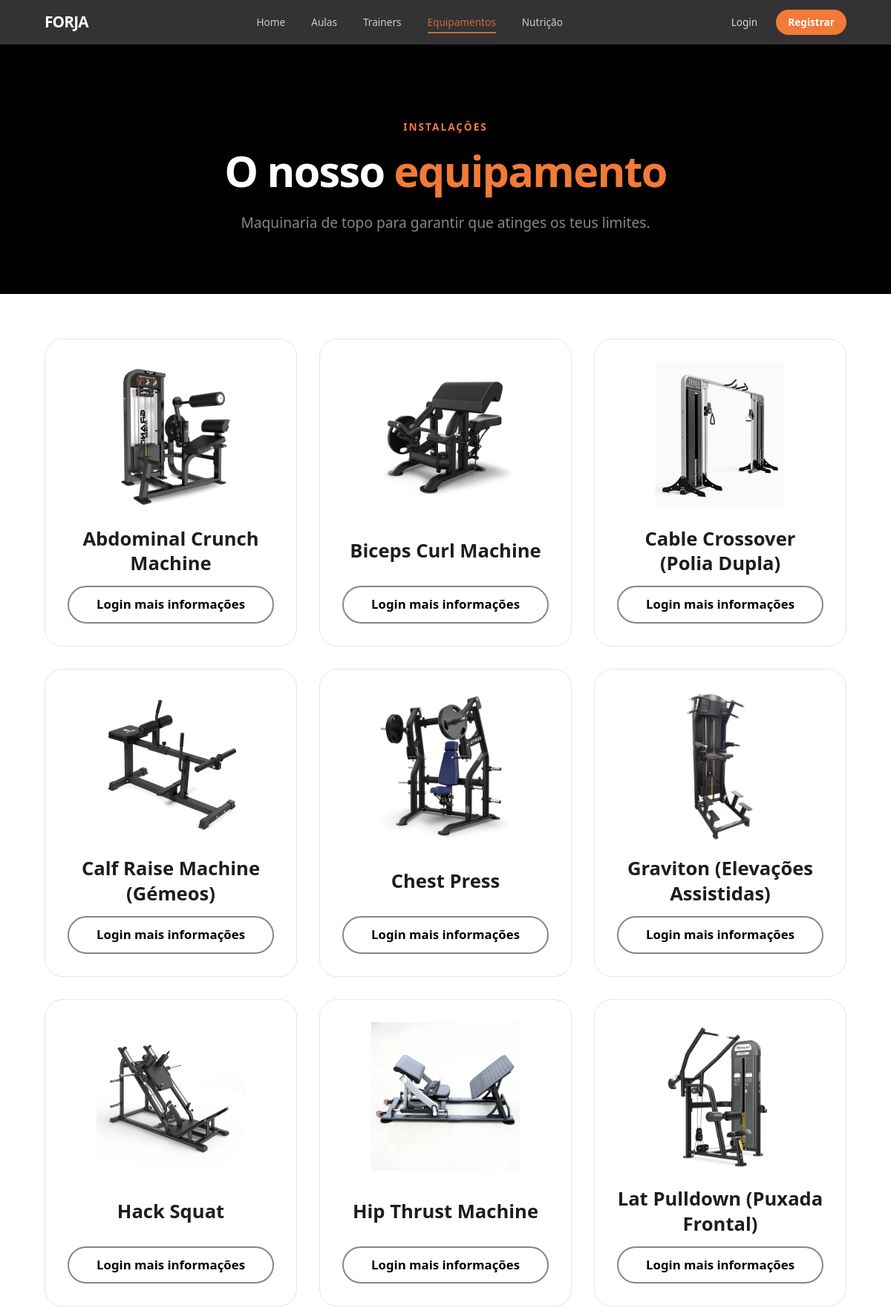
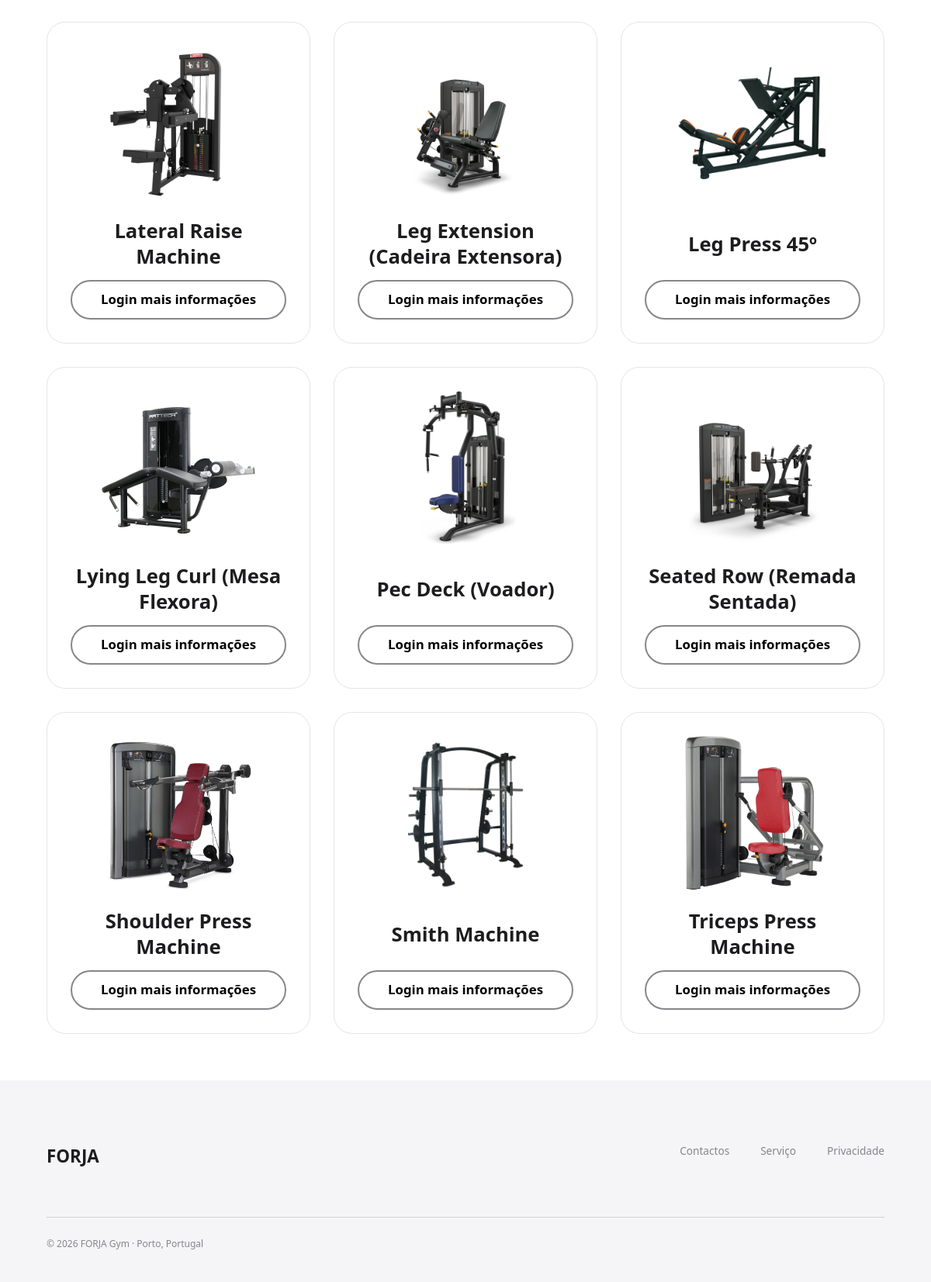
The app's page /pages/equipment.php with its own data (2 pictures, top to bottom).
### tables this page shows
CREATE TABLE equipment (
    id               INTEGER  PRIMARY KEY AUTOINCREMENT,
    name             TEXT     NOT NULL,
    photo TEXT DEFAULT 'default-equipment.png',
    video_url TEXT,
    description      TEXT,
    status           TEXT     NOT NULL
                              CHECK (status IN ('Disponível', 'Manutenção'))
                              DEFAULT 'Disponível',
    location         TEXT     NOT NULL,
    purchase_date    DATE,               -- para controlo de vida útil
    last_maintenance DATE                -- data da última manutenção
);

### database/equipment.php (called while the page is built, shortened)
<?php
function getEquipments(PDO $db): array {
    $stmt = $db->prepare('
        SELECT
            e.*,
            m.name as muscle_name
        FROM equipment e
        LEFT JOIN exercises ex ON e.id = ex.id_equipment
        LEFT JOIN muscle_group m ON ex.id_muscle_group = m.id
        ORDER BY e.name ASC
    ');
    $stmt->execute();
    return $stmt->fetchAll(PDO::FETCH_ASSOC);
}
?>

### templates/equipment.php (the view, shortened to what this page needs)
<?php
function output_public_equipment(array $equipments, bool $is_admin = false): void {
?>
    <section class="trainers-hero">
        <p class="section-tag">INSTALAÇÕES</p>
        <h1>O nosso <span class="highlight">equipamento</span></h1>
        <p class="trainers-hero-subtitle">Maquinaria de topo para garantir que atinges os teus limites.</p>
    </section>
    <div class="equipment-container">
        <div class="class-grid">
            <?php foreach ($equipments as $eq):
                $photo_src = !empty($eq['photo']) ? "../imgs/" . htmlspecialchars($eq['photo']) : "../imgs/default-equipment.png";
            ?>
                <article class="class-card equipment-card">
                    <img src="<?= $photo_src ?>" alt="<?= htmlspecialchars($eq['name']) ?>" class="equipment-photo">
                    <h3 class="equipment-name"><?= htmlspecialchars($eq['name']) ?></h3>
                    <a href="login.php" class="btn-text btn-equipment-bottom">Login mais informações</a>
                </article>
            <?php endforeach; ?>
        </div>
    </div>
<?php
}
?>

### css/style.css (style rules this page uses)
:root { --orange: #f27a38; --orange-hover: #f5955d; --black: #000000; --white: #ffffff; --gray-bg: #f5f5f7; --gray-border: #d2d2d7; --text-main: #1d1d1f; --text-muted: #86868b; --radius-lg: 24px; --radius-sm: 12px; --transition: all 0.4s cubic-bezier(0.4, 0, 0.2, 1); }
* { margin: 0; padding: 0; box-sizing: border-box; }
body { font-family: "Segoe UI", Tahoma, Geneva, Verdana, sans-serif; line-height: 1.6; color: var(--text-main); }
a { text-decoration: none; color: inherit; }
.highlight { color: var(--orange); }
.class-card, .trainer-card { background-color: var(--white); padding: 48px; border-radius: var(--radius-lg); border: 1px solid #e5e5e7; display: flex; flex-direction: column; align-items: center; }
.class-grid, .trainer-grid { display: grid; gap: 40px; grid-template-columns: repeat(auto-fit, minmax(250px, 1fr)); }
.btn-text { margin-top: 20px; background-color: transparent; color: var(--black); padding: 10px 18px; border-radius: 30px; font-size: 1.05rem; font-weight: 600; border: 2px solid var(--text-muted); }
.section-tag { margin-bottom: 5px; font-size: 0.85rem; letter-spacing: 0.05em; }

### css/homepage.css (style rules this page uses)
.section-tag { color:var(--orange); font-weight: 700; font-size:0.8rem; margin-bottom:12px; }
.class-card h3, .trainer-card h3 { font-size: 1.6rem; font-weight: 700; margin-bottom: 12px; }

### css/trainers.css (style rules this page uses)
.trainers-hero { background-color: var(--black); color: var(--white); padding: 100px 5% 80px; text-align: center; }
.trainers-hero h1 { font-size: 3.6rem; font-weight: 800; letter-spacing: -0.03em; line-height: 1.1; margin: 16px 0 24px; }
.trainers-hero-subtitle { color: var(--text-muted); font-size: 1.2rem; max-width: 560px; margin: 0 auto; }

### css/equipment.css (style rules this page uses)
.equipment-container { padding: 60px 5%; max-width: 1200px; margin: 0 auto; }
.equipment-card { padding: 30px; text-align: center; display: flex; flex-direction: column; }
.equipment-photo { width: 100%; height: 200px; object-fit: contain; border-radius: 12px; margin-bottom: 20px; }
.equipment-name { font-size: 1.4rem; color: var(--text-main); margin-bottom: 20px; height: 70px; line-height: 1.3; display: flex; align-items: center; justify-content: center; }
.btn-equipment-bottom { margin-top: auto; display: inline-block; width: 100%; }
.equipment-container .class-grid { align-items: flex-start; }

### css/classes.css (style rules this page uses)
.section-tag { color: var(--orange); font-size: 0.85rem; font-weight: 700; letter-spacing: 0.15em; }
.class-grid { display: grid; grid-template-columns: repeat(auto-fill, minmax(320px, 1fr)); gap: 30px; justify-content: center; }
.class-card { max-width: 380px; width: 100%; margin: 0 auto; }

### records on screen
equipment: photo (picture), name "Abdominal Crunch Machine"
equipment: photo (picture), name "Biceps Curl Machine"
equipment: photo (picture), name "Cable Crossover (Polia Dupla)"
equipment: photo (picture), name "Calf Raise Machine (Gémeos)"
equipment: photo (picture), name "Chest Press"
equipment: photo (picture), name "Graviton (Elevações Assistidas)"
equipment: photo (picture), name "Hack Squat"
equipment: photo (picture), name "Hip Thrust Machine"
equipment: photo (picture), name "Lat Pulldown (Puxada Frontal)"
equipment: photo (picture), name "Lateral Raise Machine"
equipment: photo (picture), name "Leg Extension (Cadeira Extensora)"
equipment: photo (picture), name "Leg Press 45º"
equipment: photo (picture), name "Lying Leg Curl (Mesa Flexora)"
equipment: photo (picture), name "Pec Deck (Voador)"
equipment: photo (picture), name "Seated Row (Remada Sentada)"
equipment: photo (picture), name "Shoulder Press Machine"
equipment: photo (picture), name "Smith Machine"
equipment: photo (picture), name "Triceps Press Machine"
